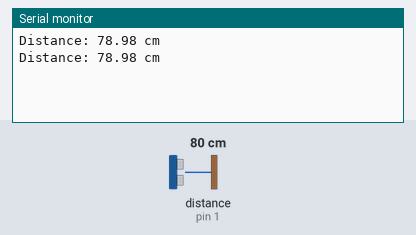
Bench run of a sketch on a simulated Arduino Uno, built with avr-gcc and run on an emulated ATmega328P. Parts: the last lines printed to the serial monitor. Wiring (inferred from the names in the program): ultrasonic range finder: trigger pin 2; echo pin 1. Inputs (shaded band) come from the test bench; at power-on: distance to the obstacle (sensor on pin 1) 80 cm. The echo pulse lasts 58.3 µs per cm.

Above: at 1.8 s.
1.9 s: distance to the obstacle (sensor on pin 1) set to 2 cm
At 2.8 s:
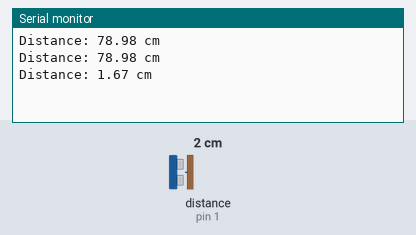
3.4 s: distance to the obstacle (sensor on pin 1) set to 4 cm
At 4.8 s:
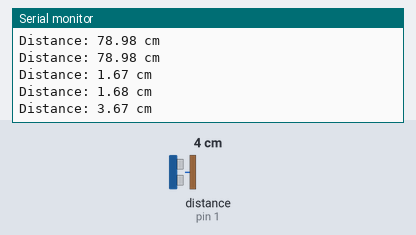
Timing chart, 0 to 6.4 s (numbered marks = the images above; inputs shaded):
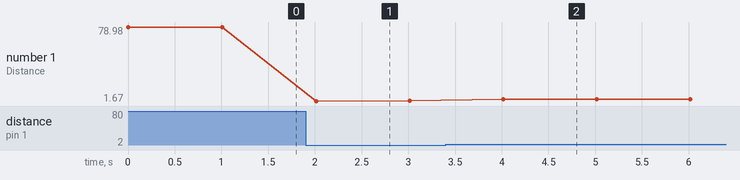

Measured:
- after the input at 1.9 s, the serial monitor: prints a new line after 0.11 s (image 1)
- after the input at 3.4 s, the serial monitor: prints a new line after 0.61 s (image 2)
- plotted number 1: 78.98 → 1.68 after the input at 1.9 s, 1.68 → 3.67 after the input at 3.4 s

The sketch:

dhtSensor.ino
```cpp
const int trigPin = 2;
const int echoPin = 1;

void setup() {
  Serial.begin(9600);
  pinMode(trigPin, OUTPUT);
  pinMode(echoPin, INPUT);
}

void loop() {

  digitalWrite(trigPin, LOW);
  delayMicroseconds(2);
  digitalWrite(trigPin, HIGH);
  delayMicroseconds(10);
  digitalWrite(trigPin, LOW);

  long duration = pulseIn(echoPin, HIGH);
  float distance_cm = duration * 0.034 / 2.0;
  Serial.print("Distance: ");
  Serial.print(distance_cm);
  Serial.println(" cm");
  delay(1000);
}
```
